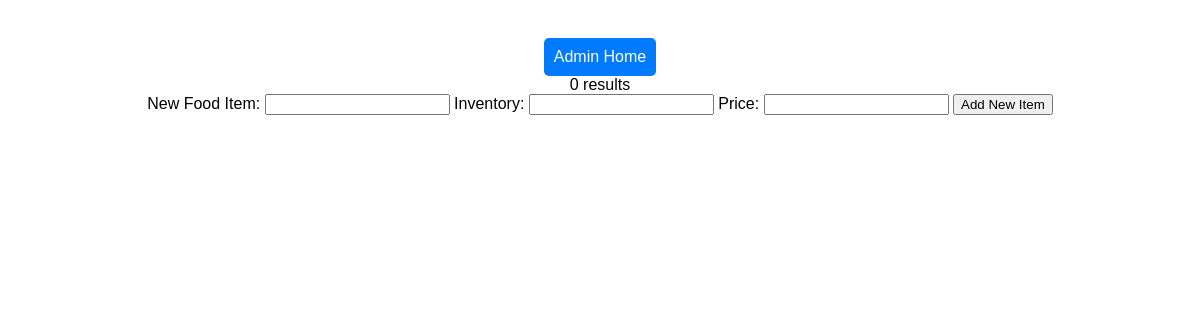
The app's page /modifyInventory.php (signed in), older data.
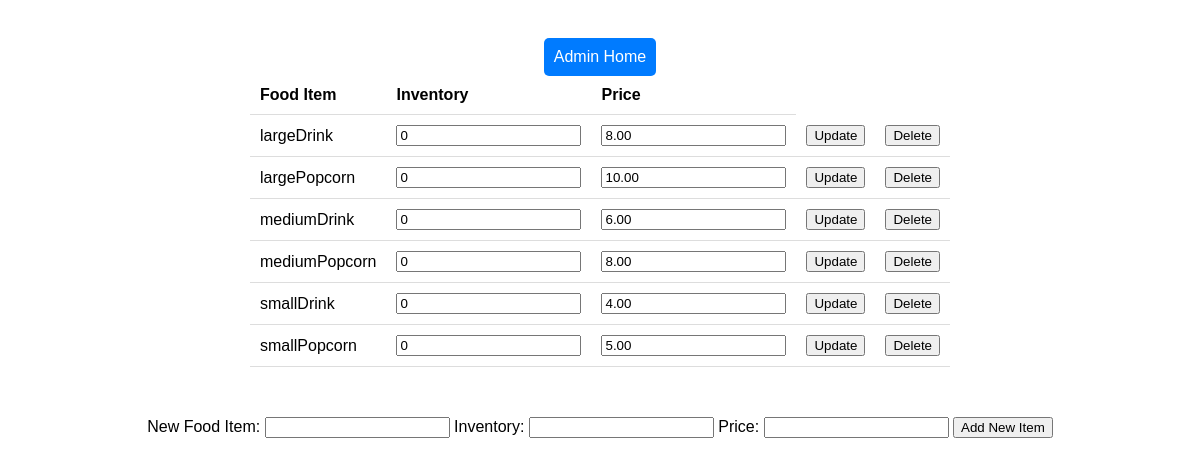
The same page, newer data.
### tables this page shows
CREATE TABLE `foodprices` (
  `foodItem` varchar(30) NOT NULL,
  `foodPrice` decimal(5,2) NOT NULL,
  `inventory` int(16) NOT NULL,
  `barcode` int(32) NOT NULL
);

### modifyInventory.php (the view, shortened to what this page needs)
<?php
$DATABASE_HOST = 'localhost';
$DATABASE_USER = 'root';
$DATABASE_PASS = '';
$DATABASE_NAME = 'indiana';
$link = mysqli_connect($DATABASE_HOST, $DATABASE_USER, $DATABASE_PASS, $DATABASE_NAME);
$sql = "SELECT * FROM foodprices";
$result = mysqli_query($link, $sql);
echo "
<!DOCTYPE html>
<html>
<head>
    <style>
        body {
            display: flex;
            flex-direction: column;
            align-items: center;
            justify-content: center;
            padding: 20px;
            font-family: Arial, sans-serif;
        }
        table {
            margin-bottom: 50px;
            border-collapse: collapse;
        }
        th, td {
            padding: 10px;
            text-align: left;
            border-bottom: 1px solid #ddd;
        }
        form {
            margin-bottom: 20px;
        }
        .admin-home-button {
            width: 100%;
            padding: 10px;
            border-radius: 5px;
            border: none;
            color: #fff;
            background-color: #007BFF;
            cursor: pointer;
            text-decoration: none;
            text-align: center;
            display: inline-block;
            margin-top: 10px;
        }
        .admin-home-button:hover {
            background-color: #0056b3;
        }
        .button-container {
            display: flex;
            justify-content: center;
        }
    </style>
</head>
<body>
<div class='button-container'>
        <a href='admin.php' class='admin-home-button'>Admin Home</a>
    </div>
";
if (mysqli_num_rows($result) > 0) {
    echo "<table>";
    echo "<tr><th>Food Item</th><th>Inventory</th><th>Price</th></tr>";
    while ($row = mysqli_fetch_assoc($result)) {
        echo "<tr>";
        echo "<td>" . $row["foodItem"] . "</td>";
        echo "
            <form method='post' action=''>
                <input type='hidden' name='foodItem' value='" . $row["foodItem"] . "' />
                <td>
                <input type='number' name='change' value='" . $row["inventory"] . "' />
                </td><td>
                <input type='number' step='0.01' name='price' value='" . $row["foodPrice"] . "' />
                </td><td>
                <input type='submit' value='Update' />
                </td>
            </form>
        ";
        echo "
            <form method='post' action=''>
            <td>
                <input type='hidden' name='deleteFoodItem' value='" . $row["foodItem"] . "' />
                <input type='submit' value='Delete' />
                </td>
            </form>
        ";
        echo "</tr>";
    }
    echo "</table>";
} else {
    echo "0 results";
}
echo "
<form method='post' action=''>
    <label for='newFoodItem'>New Food Item:</label>
    <input type='text' id='newFoodItem' name='newFoodItem' required>
    <label for='newInventory'>Inventory:</label>
    <input type='number' id='newInventory' name='newInventory' required>
    <label for='newPrice'>Price:</label>
    <input type='number' step='0.01' id='newPrice' name='newPrice' required>
    <input type='submit' value='Add New Item'>
</form>
";
echo "
</body>
</html>
";

### modifyInventory.php (style rules this page uses)
body { display: flex; flex-direction: column; align-items: center; justify-content: center; padding: 20px; font-family: Arial, sans-serif; }
table { margin-bottom: 50px; border-collapse: collapse; }
th, td { padding: 10px; text-align: left; border-bottom: 1px solid #ddd; }
form { margin-bottom: 20px; }
.admin-home-button { width: 100%; padding: 10px; border-radius: 5px; border: none; color: #fff; background-color: #007BFF; cursor: pointer; text-decoration: none; text-align: center; display: inline-block; margin-top: 10px; }
.button-container { display: flex; justify-content: center; }

Row changes from the older to the newer data that the page shows:
added foodprices: foodItem "largeDrink", change "0", price "8.00"
added foodprices: foodItem "largePopcorn", change "0", price "10.00"
added foodprices: foodItem "mediumDrink", change "0", price "6.00"
added foodprices: foodItem "mediumPopcorn", change "0", price "8.00"
added foodprices: foodItem "smallDrink", change "0", price "4.00"
added foodprices: foodItem "smallPopcorn", change "0", price "5.00"
Text that changed along with them:
text no longer shown: "0 results"
text now shown: "Food Item Inventory Price"
